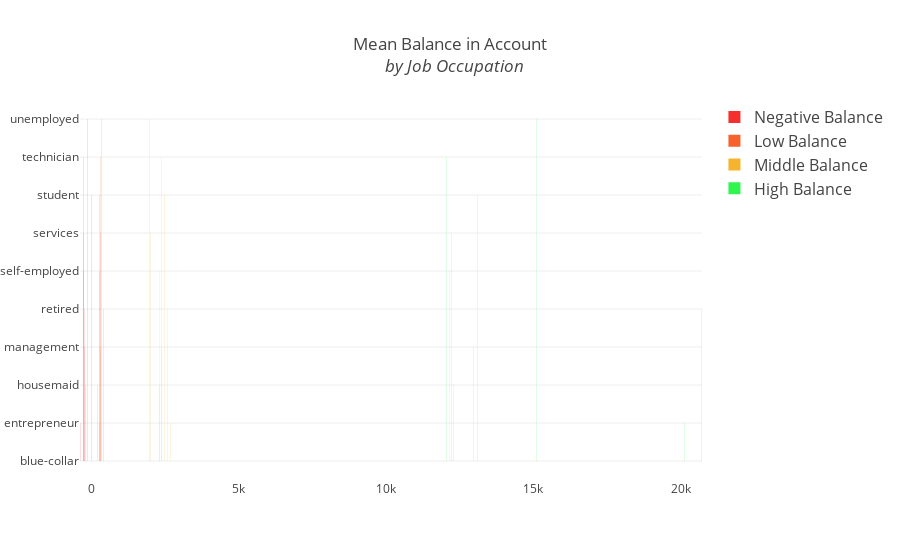

Notebook cell for this chart:
### Markdown cell above
### Let's Plot the Data
Select Area to zoom in using Mouse Cursor

### Code cell
layout = go.Layout(
    title='Mean Balance in Account<br> <i> by Job Occupation</i>',
    font=dict(
        size=12
    ),
    legend=dict(
        font=dict(
            size=16
        )
    )
)
fig = go.Figure(data=data, layout=layout)
iplot(fig, filename='polar-area-chart')

### Figure 1 — Plotly figure (JSON) as saved in the notebook; plotly's stock layout.template omitted (floating-point values rounded to 4 significant figures)
{"data": [{"marker": {"color": "rgb(246, 46, 46)"}, "name": "Negative Balance", "type": "bar", "uid": "e9d3e50b-6c57-43f7-9f33-8b9c094cb1e2", "width": 5, "x": [-199.0, -392.0, -209.0, -247.0, -233.0, -270.0, -271.0, 0, -276.0, -134.5], "y": ["blue-collar", "entrepreneur", "housemaid", "management", "retired", "self-employed", "services", "student", "technician", "unemployed"]}, {"marker": {"color": "rgb(246, 97, 46)"}, "name": "Low Balance", "type": "bar", "uid": "edc06efd-7e8d-4ea6-b680-22a5efd087b8", "width": 5, "x": [319.5, 283.0, 212.0, 313.0, 409.0, 274.5, 308.5, 253.0, 316.0, 330.0], "y": ["blue-collar", "entrepreneur", "housemaid", "management", "retired", "self-employed", "services", "student", "technician", "unemployed"]}, {"marker": {"color": "rgb(246, 179, 46)"}, "name": "Middle Balance", "type": "bar", "uid": "b1a697d2-ce3a-4c9b-bedb-408343b3c0c8", "width": 5, "x": [2128.0, 2686.0, 2290.0, 2366.0, 2579.0, 2294.0, 2006.0, 2488.0, 2362.0, 1976.0], "y": ["blue-collar", "entrepreneur", "housemaid", "management", "retired", "self-employed", "services", "student", "technician", "unemployed"]}, {"marker": {"color": "rgb(46, 246, 78)"}, "name": "High Balance", "type": "bar", "uid": "c3873f67-42c1-4b3c-9748-e932564b0213", "width": 5, "x": [14250.0, 20140.0, 12280.0, 12960.0, 20720.0, 12160.0, 12220.0, 13110.0, 12060.0, 15110.0], "y": ["blue-collar", "entrepreneur", "housemaid", "management", "retired", "self-employed", "services", "student", "technician", "unemployed"]}], "layout": {"font": {"size": 12}, "legend": {"font": {"size": 16}}, "title": {"text": "Mean Balance in Account<br> <i> by Job Occupation</i>"}}}
